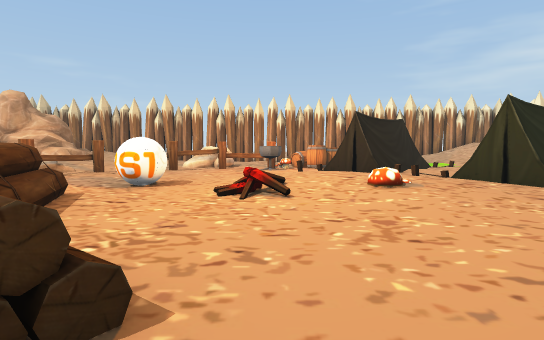
[1] (above)

22 first-person views from a walk through a 3-D level made in the Unity game engine. The camera is 1.4 m above the floor, tilts 4° down and sees 80° across. The floor is counted in squares, 2 m on a side. Each view is taken from the middle of a square. On the plan, view 1 faces up. The plan holds only what a view shows up to about 10 squares ahead; the rest is blank. The place goes on beyond the plan. The player is left out. Some animated figures are left out.

[2]
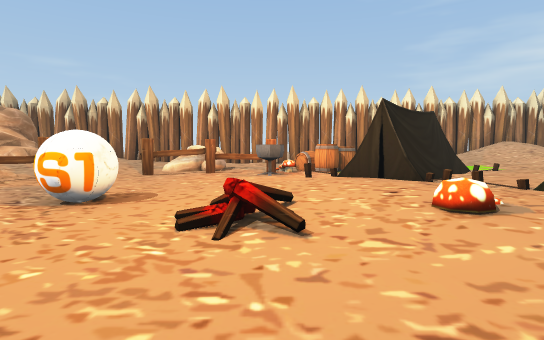

[3]
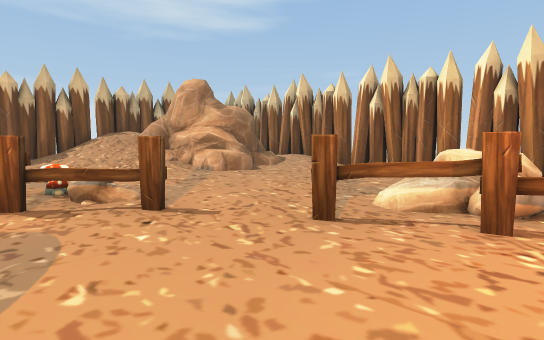

[4]
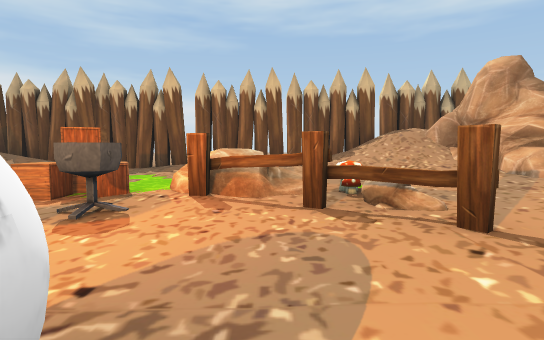

[5]
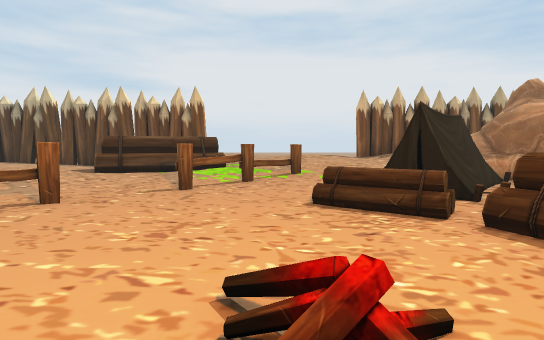

[6]
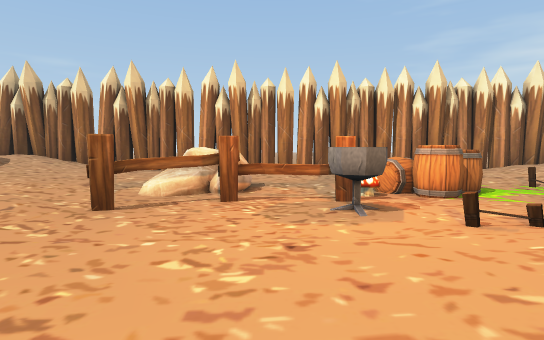

[7]
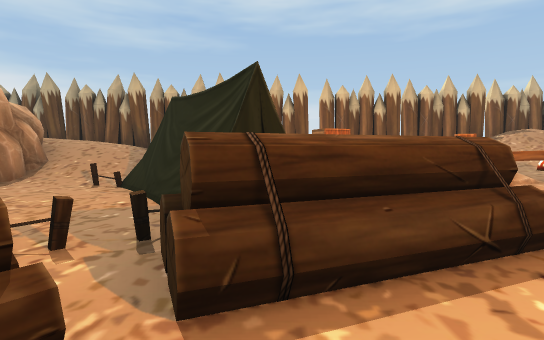

[8]
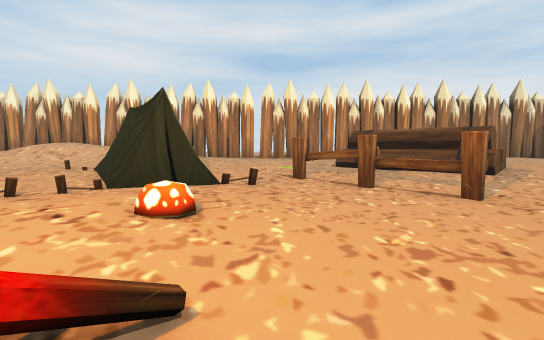

[9]
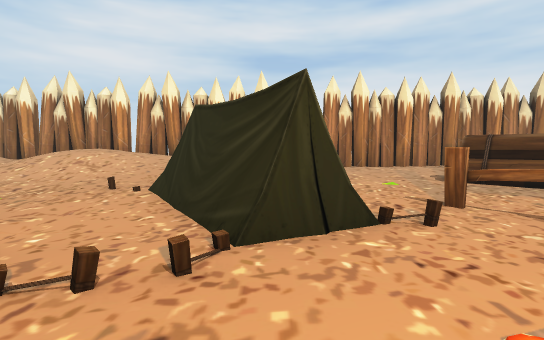

[10]
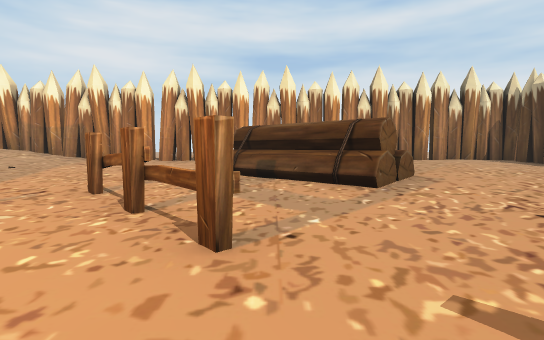

[11]
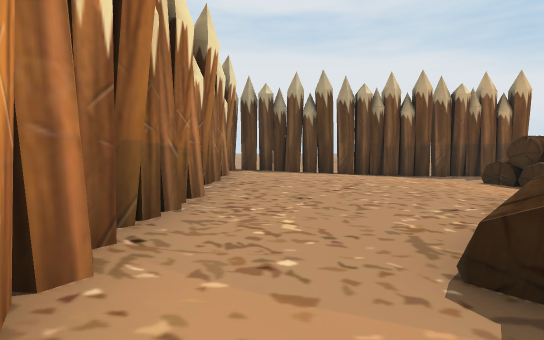

[12]
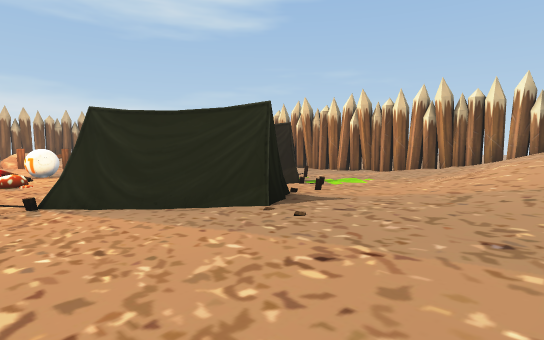

[13]
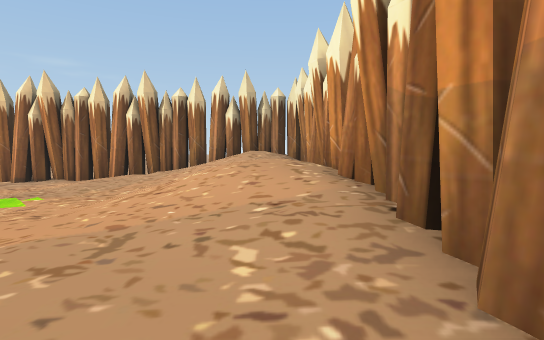

[14]
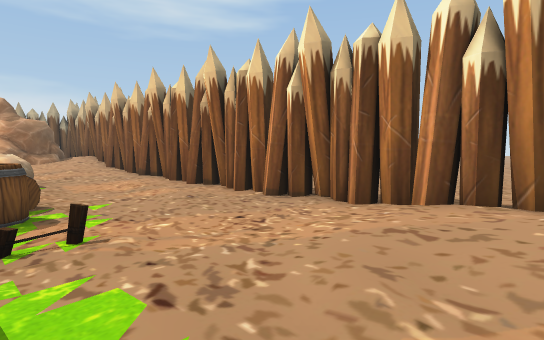

[15]
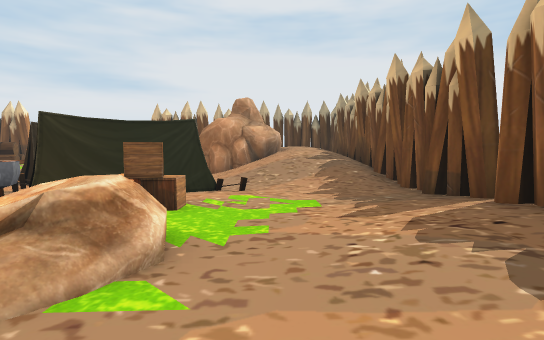

[16]
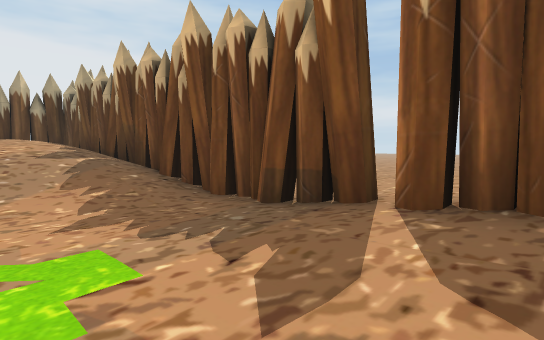

[17]
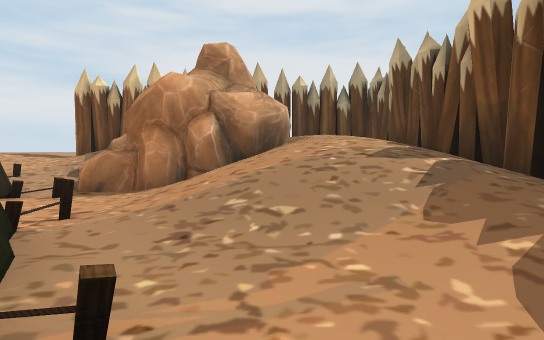

[18]
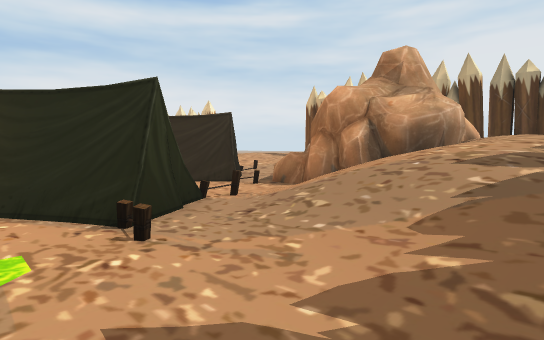

[19]
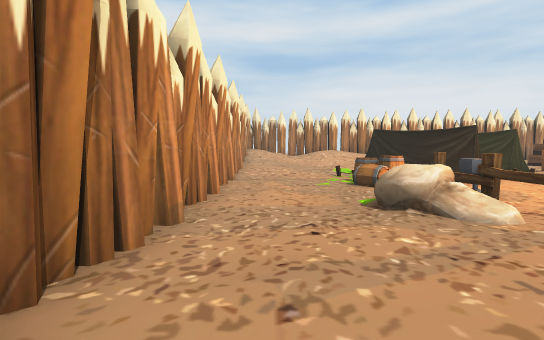

[20]
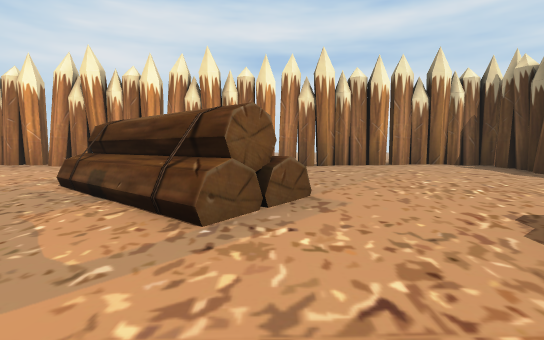

[21]
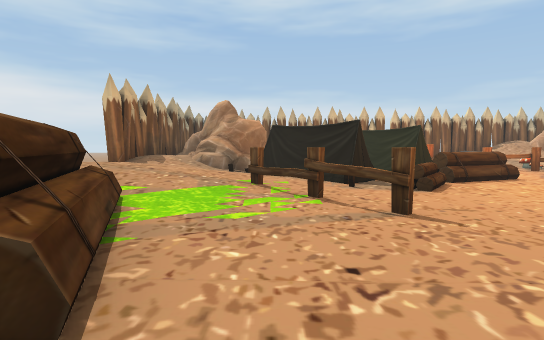

[22]
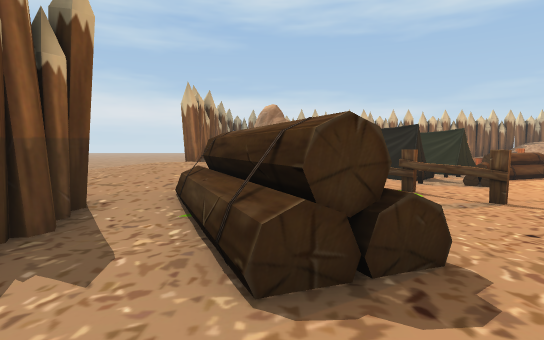

### Floor plan
Key: @ floor where view 1 was taken; # wall or solid block; x gap in a wall; . main floor; : floor 0.25 m higher than the main floor; + floor 0.5 m higher than the main floor; * floor 0.75 m higher than the main floor; % floor 1 m higher than the main floor; & floor 1.75 m higher than the main floor; $ floor 2 m higher than the main floor; / step, stairs or slope; = window, fence, low wall or low ledge; ^ raised ledge; R rock; B bonfire; M mushroom; A barrel; C box; T thing the floor can be seen under or through; O other object.
Columns run from 16 left of view 1 to 11 right of it. Each row starts with its distance up from view 1.
 20                      ..
 19                      ..
 18                      ..
 17                     ...
 16         ##x########.#######
 15        ##//::.../.###/////##
 14        ##/+::..////..//////#
 13        ##+:::........//////#
 12     ####^^:::.R..A..=:::// #
 11     #////+:::#RRMMA.#:////&#
 10     #////:::/#..O.=##+:////#
  9     #///:::......=##/::+///#
  8     # /::MR=....::##.::+///#
  7     #//::+x.....:::/:###+**#
  6     #//:R=#..OO./:::###+++*#
  5   //#::...OO.x./B/M:::::+++#
  4  ///x:...CC==#....//..:::++#
  3 ////#.....####.......#::::+#
  2     #...=####===....=.::#:+#
  1     #///.##..# =....#.:##=+#
  0     #////=..###=@....:##/++#
 -1     #/////..##..TTT..:##+++#
 -2     #///##^##://=::.:::++++#
 -3     #//####://////::##+++*+#
 -4     # $#  ^=//////####:++++x
 -5     #  #   ///%%/ ##::::+++#
 -6     ####   ##%%%///:##:###+#
 -7       //   ##/%%///#########
 -8                ///

Where each view was taken, in squares from view 1:
view 1: 0 up, 0 right, facing up
view 2: 2 up, 0 right, facing up
view 3: 7 up, 1 left, facing up-left
view 4: 7 up, 2 left, facing left
view 5: 6 up, 0 right, facing down
view 6: 6 up, 1 left, facing up
view 7: 3 up, 1 left, facing left
view 8: 4 up, 1 left, facing right
view 9: 6 up, 1 right, facing right
view 10: 1 up, 1 right, facing right
view 11: 3 up, 10 right, facing down
view 12: 4 up, 10 right, facing up-left
view 13: 6 up, 10 right, facing up
view 14: 11 up, 7 right, facing up-left
view 15: 9 up, 9 left, facing down
view 16: 6 up, 9 left, facing down-left
view 17: 3 up, 9 left, facing down
view 18: 3 up, 11 left, facing down-right
view 19: 14 up, 7 left, facing right
view 20: 1 down, 3 right, facing right
view 21: 2 down, 6 right, facing left
view 22: 4 down, 7 right, facing left
